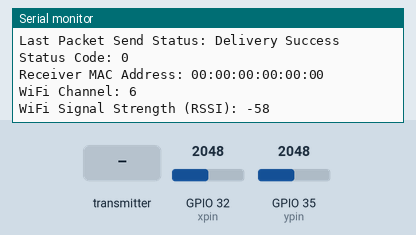
Simulated run of this sketch. Board: ESP32. On the bench: the last lines printed to the serial monitor. The test bench sets the inputs (shaded band); at power-on: GPIO 32 (xpin) = 2048, GPIO 35 (ypin) = 2048. WiFi joins after 1.5 s; servers stay silent unless stated.

Above: at 2.7 s.
2.8 s: the transmitter starts sending val1 = 0
4.3 s: GPIO 32 (xpin) set to 2720
At 4.96 s:
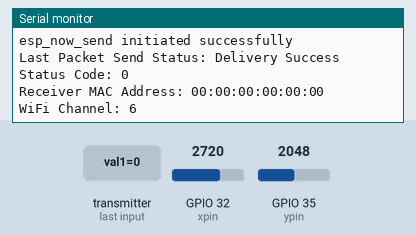
5.8 s: the transmitter starts sending val2 = 25
7.3 s: the transmitter starts sending val1 = 25
8.8 s: the transmitter starts sending val2 = 50
10.3 s: GPIO 32 (xpin) set to 2640
At 10.51 s:
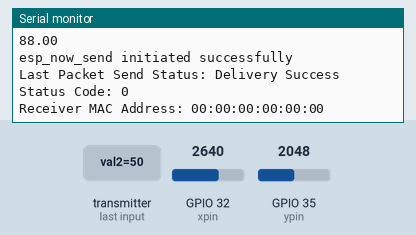
Timing chart, 0 to 12.8 s (numbered marks = the images above; inputs shaded):
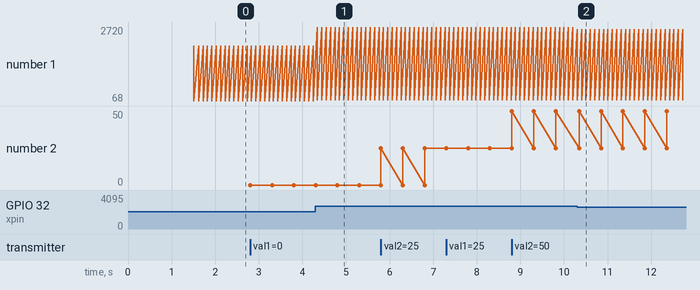

The sketch:

sender.ino
```cpp
#include <esp_now.h>
#include <WiFi.h>
#include <WiFiClient.h>
#include <WebServer.h>
#include <WebSocketsServer.h>
#include "homepage.h"
#include "esp_wifi.h"

WebServer server(80);
#define xpin 32
#define ypin 35
uint8_t broadcastAddress[] = {0x64, 0xb7, 0x08, 0x29, 0x1b, 0x68};
int channel = WiFi.channel();
const char* ssid = "Shibby";
const char* password = "12345678";

// Structure to hold the data
typedef struct struct_message {
    double var1;
    double var2;
} struct_message;

struct_message myData;

typedef struct struct_messagein {
    double val1;
    double val2;
} struct_messagein;

struct_messagein myData_in;

bool dataReceived = false;

void OnDataRecv(const esp_now_recv_info* info, const uint8_t* incomingData, int len) {
    memcpy(&myData_in, incomingData, sizeof(myData_in));
    dataReceived = true;
    Serial.print("Received val1: ");
    Serial.println(myData_in.val1);
    Serial.print("Received val2: ");
    Serial.println(myData_in.val2);
}

void OnDataSent(const uint8_t *mac_addr, esp_now_send_status_t status) {
    Serial.print("Last Packet Send Status: ");
    Serial.println(status == ESP_NOW_SEND_SUCCESS ? "Delivery Success" : "Delivery Fail");
    Serial.print("Status Code: ");
    Serial.println(status);

    // Print MAC address of the receiver
    char macStr[18];
    snprintf(macStr, sizeof(macStr), "%02X:%02X:%02X:%02X:%02X:%02X",
             mac_addr[0], mac_addr[1], mac_addr[2],
             mac_addr[3], mac_addr[4], mac_addr[5]);
    Serial.print("Receiver MAC Address: ");
    Serial.println(macStr);

    // Log Wi-Fi status
    Serial.print("WiFi Channel: ");
    Serial.println(WiFi.channel());
    Serial.print("WiFi Signal Strength (RSSI): ");
    Serial.println(WiFi.RSSI());
}

void handleRoot() {
 String s = MAIN_page; //Read HTML contents
 server.send(200, "text/html", s); //Send web page
}
void handleADC() {
    // Send only the joystick data (myData.var1)
    String adcValue = String(myData.var1) + " Joystick position";
    server.send(200, "text/plain", adcValue);
}
void handleServo() {
    // Send only the servo data (myData_in.val1)
    String servoValue = String(myData_in.val1) + " Servo position";
    server.send(200, "text/plain", servoValue);
}

void setup() {
    Serial.begin(115200);

    WiFi.mode(WIFI_STA);
    WiFi.begin(ssid, password);
    while (WiFi.status() != WL_CONNECTED) {
        delay(500);
        Serial.print(".");
    }
    Serial.println("");
    Serial.print("Connected to ");
    Serial.println(ssid);
    Serial.print("IP address: ");
    Serial.println(WiFi.localIP());

    esp_wifi_set_promiscuous(true);
    esp_wifi_set_channel(6, WIFI_SECOND_CHAN_NONE);
    esp_wifi_set_promiscuous(false);


    if (esp_now_init() != ESP_OK) {
        Serial.println("Error initializing ESP-NOW");
        return;
    }
    esp_now_register_recv_cb(OnDataRecv);


    esp_now_peer_info_t peerInfo;
    memset(&peerInfo, 0, sizeof(peerInfo));
    memcpy(peerInfo.peer_addr, broadcastAddress, 6);
    peerInfo.channel = channel;
    peerInfo.encrypt = false;

    if (esp_now_add_peer(&peerInfo) != ESP_OK){
        Serial.println("Failed to add peer");
        return;
    }
    esp_now_register_send_cb(OnDataSent);
    //webSocket.begin();
    //webSocket.onEvent(webSocketEvent);
    server.on("/", handleRoot);      //This is display page
    server.on("/readADC", handleADC);
    server.on("/readServo", handleServo);
    server.begin();                  //Start server
    Serial.println("HTTP server started");
}

/*void webSocketEvent(uint8_t num, WStype_t type, uint8_t *payload, size_t length) {
    switch (type) {
        case WStype_DISCONNECTED:
            Serial.printf("[%u] Disconnected!\n", num);
            break;
        case WStype_CONNECTED: {
            IPAddress ip = webSocket.remoteIP(num);
            Serial.printf("[%u] Connected from %s\n", num, ip.toString().c_str());
            break;
        }
        case WStype_TEXT:
            Serial.printf("[%u] get Text: %s\n", num, payload);
            break;
    }
}*/

void loop() {
    //webSocket.loop();
    server.handleClient();
    int x = analogRead(xpin);
    int y = analogRead(ypin);
    Serial.println(x);

    if (x >= 2680) {
        myData.var1 = map(x, 2680, 4095, 90, 180);
    }
    else if (x <= 2680) {
        myData.var1 = map(x, 0, 2680, 0, 90);
    }
    if (y >= 2680) {
        myData.var2 = map(y, 2680, 4095, 90, 180);
    }
    else if (y <= 2680) {
        myData.var2 = map(y, 0, 2680, 0, 90);
    }

    esp_err_t result = esp_now_send(broadcastAddress, (uint8_t *)&myData, sizeof(myData));
    Serial.println(myData.var1);
    if (result == ESP_OK) {
        Serial.println("esp_now_send initiated successfully");
    } else {
        Serial.print("esp_now_send failed with error: ");
        Serial.println(result);
    }

    // Broadcast data over WebSocket
    //String jsonData = "{\"x\":" + String(x) + ",\"y\":" + String(y) + "}";
    //webSocket.broadcastTXT(jsonData);

    delay(100);
}

 //c0:49:ef:44:d0:68 sender

 //64:b7:08:29:1b:68 reciever
```

homepage.h
```cpp
const char MAIN_page[] PROGMEM = R"=====(
<!DOCTYPE html>
<html>
<style>
.card {
    max-width: 400px;
    min-height: 250px;
    background: #02b875;
    padding: 30px;
    box-sizing: border-box;
    color: #FFF;
    margin: 20px;
    box-shadow: 0px 2px 18px -4px rgba(0,0,0,0.75);
    border-radius: 8px;
    text-align: center;
}

h1 {
    font-size: 24px;
}

p {
    font-size: 18px;
    font-weight: bold;
}

</style>
<body>
<div class="card">
    <h1>Joystick Position</h1>
    <p id="ADCValue">0</p>
</div>
<div class="card">
    <h1>Servo Position</h1>
    <p id="servoPos">0</p>
</div>

<script>
setInterval(function() {
    getJoystickData();
    getServoData();
}, 1000);

function getJoystickData() {
    var xhttp = new XMLHttpRequest();
    xhttp.onreadystatechange = function() {
        if (this.readyState == 4 && this.status == 200) {
            document.getElementById("ADCValue").innerHTML = this.responseText;
        }
    };
    xhttp.open("GET", "readADC", true);
    xhttp.send();
}

function getServoData() {
    var xhttp = new XMLHttpRequest();
    xhttp.onreadystatechange = function() {
        if (this.readyState == 4 && this.status == 200) {
            document.getElementById("servoPos").innerHTML = this.responseText;
        }
    };
    xhttp.open("GET", "readServo", true);
    xhttp.send();
}
</script>
</body>
</html>
)=====";
```

Measured:
- after the input at 4.3 s, the serial monitor: prints a new line after 0.05 s (image 1)
- after the input at 10.3 s, the serial monitor: prints a new line at once (image 2)
- plotted number 1: 68 → 92 after the input at 4.3 s, 92 → 88 after the input at 10.3 s
- plotted number 2: 0 → 25 after the input at 5.8 s, 25 → 50 after the input at 8.8 s
